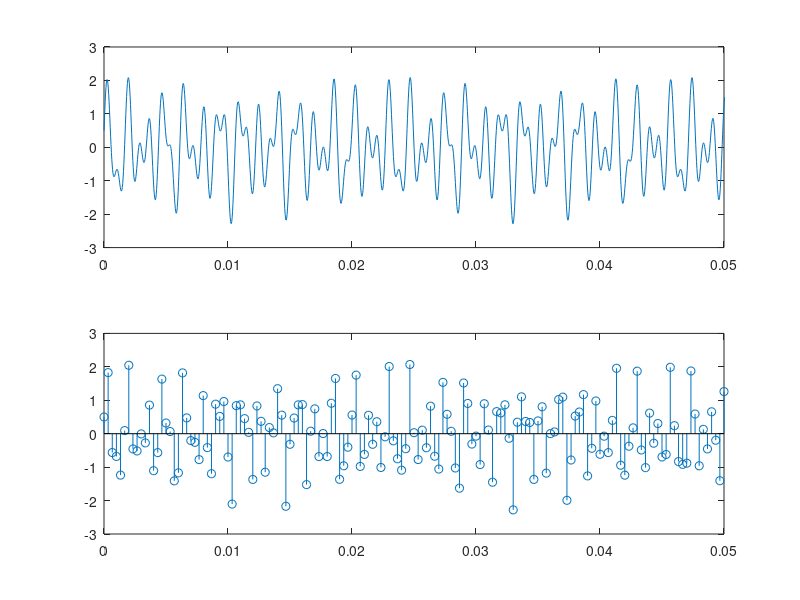

The MATLAB script that drew this image:
clc
clear all
close all

fs = 3000;
t = linspace(0, pi, 100000);

f1 = 440; f2 = 660; f3 = 1144;
xt = 0.5*cos(2*pi*f1*t) + sin(2*pi*f2*t) + 0.8*sin(2*pi*f3*t);

n = 0:3000;

ts = 1/fs;
xn = 0.5*cos(2*pi*f1*n*ts) + sin(2*pi*f2*n*ts) + 0.8*sin(2*pi*f3*n*ts);

figure(1)
subplot(2,1,1)
plot(t, xt)
xlim([0 0.05])

subplot(2,1,2)
stem(n*ts, xn)
xlim([0 0.05])
